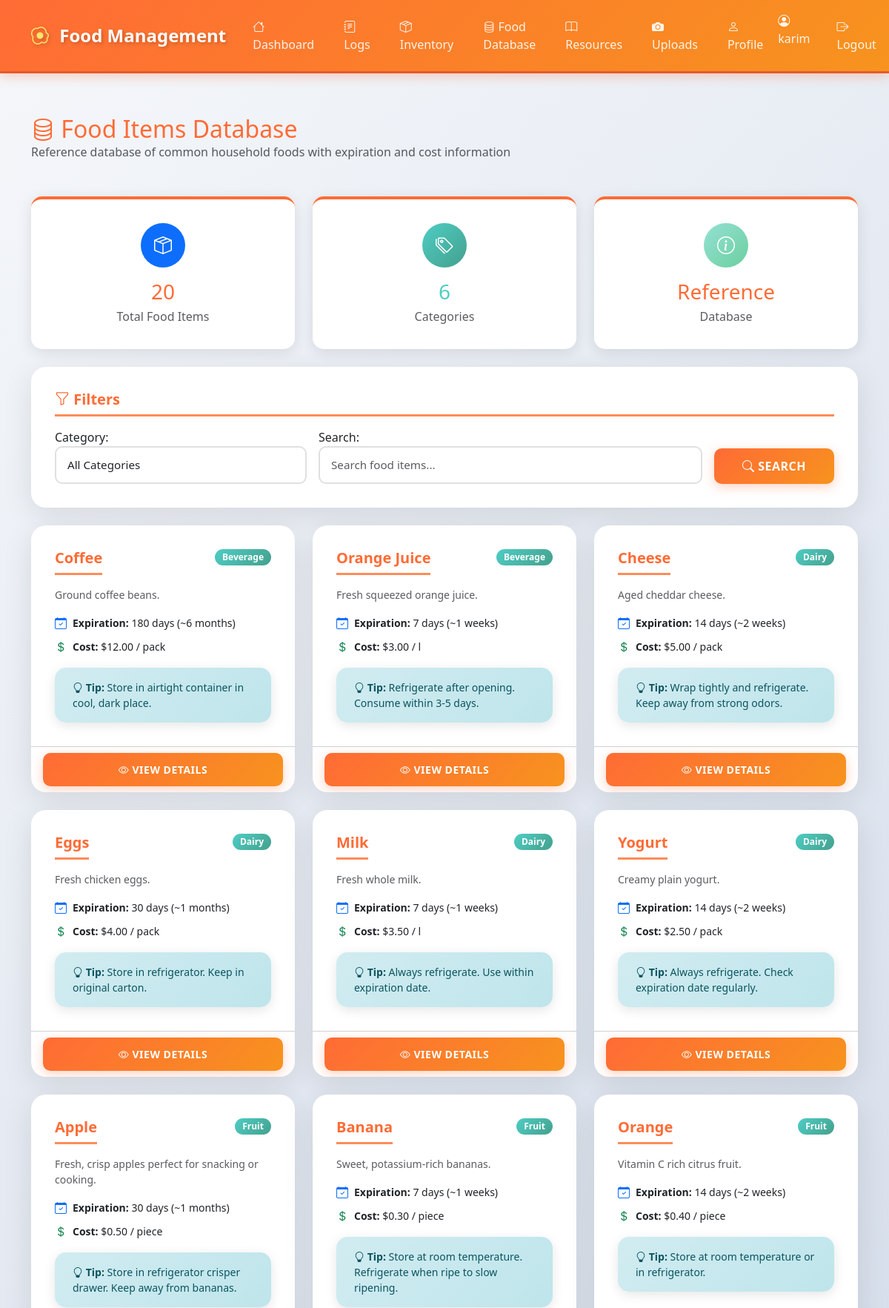
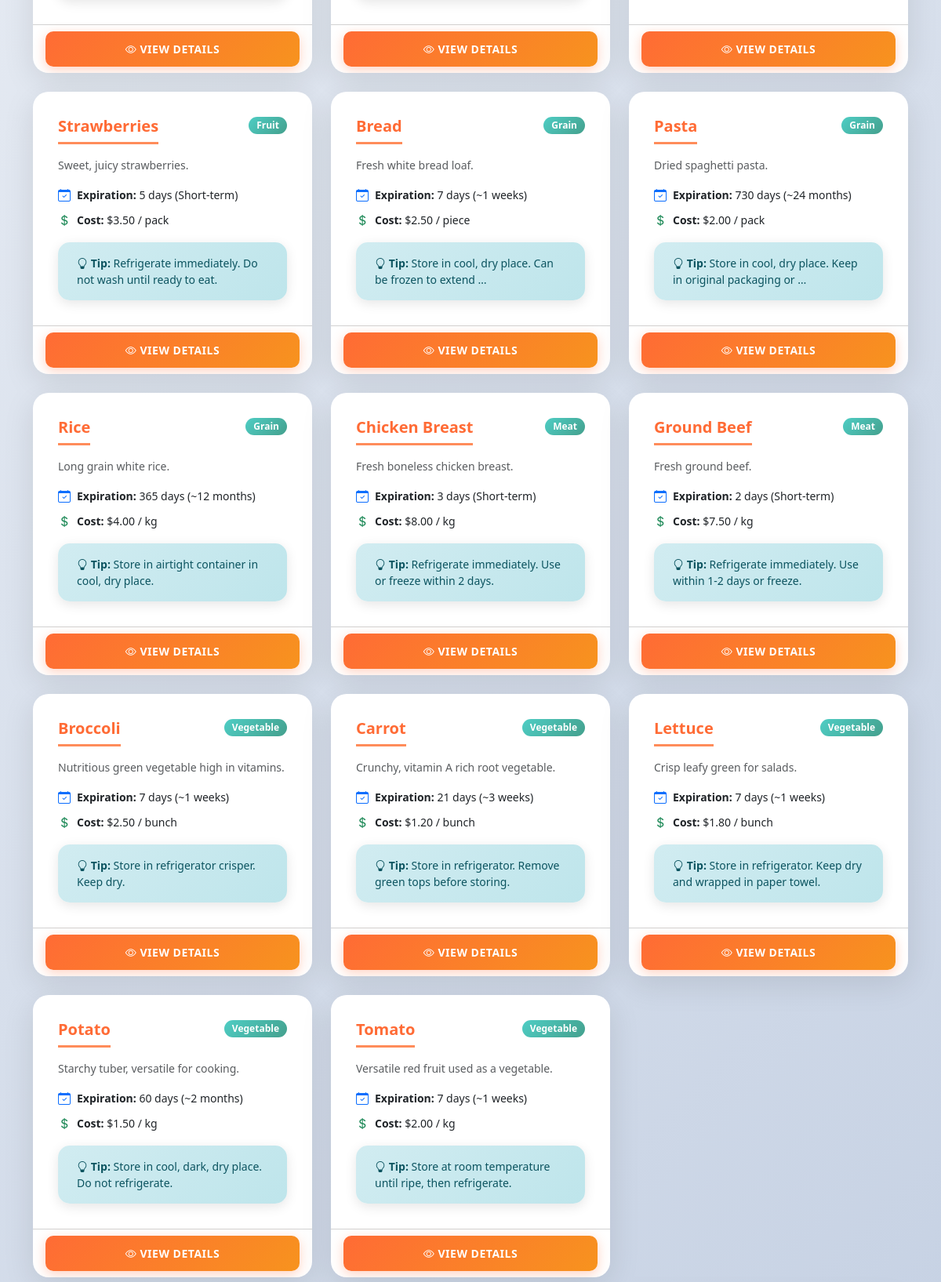
Page /inventory/food-items/ (signed in, upper part) on the committed database (2 pictures, top to bottom).
### inventory/models.py (models this page shows, shortened)
class FoodItem(models.Model):
    CATEGORY_CHOICES = [
        ('vegetable', 'Vegetable'),
        ('fruit', 'Fruit'),
        ('dairy', 'Dairy'),
        ('meat', 'Meat'),
        ('grain', 'Grain'),
        ('beverage', 'Beverage'),
        ('snack', 'Snack'),
        ('frozen', 'Frozen'),
        ('canned', 'Canned'),
        ('spice', 'Spice'),
        ('other', 'Other'),
    ]
    UNIT_CHOICES = [
        ('kg', 'Kilogram (kg)'),
        ('g', 'Gram (g)'),
        ('lb', 'Pound (lb)'),
        ('oz', 'Ounce (oz)'),
        ('l', 'Liter (l)'),
        ('ml', 'Milliliter (ml)'),
        ('cup', 'Cup'),
        ('piece', 'Piece'),
        ('pack', 'Pack'),
        ('bunch', 'Bunch'),
    ]
    name = models.CharField(max_length=255, unique=True, help_text="Name of the food item")
    category = models.CharField(max_length=50, choices=CATEGORY_CHOICES, help_text="Food category")
    typical_expiration_days = models.PositiveIntegerField(
        help_text="Typical expiration period in days",
        null=True,
        blank=True
    )
    sample_cost_per_unit = models.DecimalField(
        max_digits=10,
        decimal_places=2,
        validators=[MinValueValidator(0)],
        help_text="Sample cost per unit (for reference)",
        null=True,
        blank=True
    )
    unit = models.CharField(max_length=20, choices=UNIT_CHOICES, default='piece', help_text="Unit of measurement")
    description = models.TextField(blank=True, null=True, help_text="Description of the food item")
    storage_tips = models.TextField(blank=True, null=True, help_text="Tips for storing this item")
    created_at = models.DateTimeField(auto_now_add=True)
    updated_at = models.DateTimeField(auto_now=True)
    class Meta:
        verbose_name = "Food Item"
        verbose_name_plural = "Food Items"
        ordering = ['category', 'name']
        indexes = [
            models.Index(fields=['category']),
            models.Index(fields=['name']),
        ]
    def get_expiration_info(self):
        if self.typical_expiration_days:
            if self.typical_expiration_days < 7:
                return f"{self.typical_expiration_days} days (Short-term)"
            elif self.typical_expiration_days < 30:
                return f"{self.typical_expiration_days} days (~{self.typical_expiration_days // 7} weeks)"
            else:
                return f"{self.typical_expiration_days} days (~{self.typical_expiration_days // 30} months)"
        return "Not specified"

### inventory/views.py (the view)
# urls.py: path('food-items/', views.food_items_list, name='food_items_list'),
@login_required
def food_items_list(request):
    food_items = FoodItem.objects.all()
    filter_form = FoodItemFilterForm(request.GET)
    if filter_form.is_valid():
        category = filter_form.cleaned_data.get('category')
        search = filter_form.cleaned_data.get('search')
        if category:
            food_items = food_items.filter(category=category)
        if search:
            food_items = food_items.filter(
                Q(name__icontains=search) |
                Q(description__icontains=search)
            )
    total_items = food_items.count()
    category_stats = food_items.values('category').annotate(
        count=Count('id')
    ).order_by('-count')
    items_by_category = {}
    for item in food_items:
        category_name = item.get_category_display()
        if category_name not in items_by_category:
            items_by_category[category_name] = []
        items_by_category[category_name].append(item)
    context = {
        'food_items': food_items,
        'filter_form': filter_form,
        'total_items': total_items,
        'category_stats': category_stats,
        'items_by_category': items_by_category,
    }
    return render(request, 'inventory/food_items_list.html', context)

### inventory/forms.py
class FoodItemFilterForm(forms.Form):
    category = forms.ChoiceField(
        choices=[('', 'All Categories')] + FoodItem.CATEGORY_CHOICES,
        required=False,
        widget=forms.Select(attrs={
            'class': 'form-control',
            'onchange': 'this.form.submit()'
        })
    )
    search = forms.CharField(
        required=False,
        widget=forms.TextInput(attrs={
            'class': 'form-control',
            'placeholder': 'Search food items...'
        })
    )

### templates/inventory/food_items_list.html (shortened to what this page needs)
{% extends 'base.html' %}
{% block content %}
<div class="row mb-4">
    <div class="col-12">
        <div class="d-flex justify-content-between align-items-center mb-4">
            <div>
                <h2 class="text-primary-custom mb-0">
                    <i class="bi bi-database"></i> Food Items Database
                </h2>
                <p class="text-muted mb-0">Reference database of common household foods with expiration and cost information</p>
            </div>
        </div>
    </div>
</div>
<div class="row g-4 mb-4">
    <div class="col-md-4">
        <div class="dashboard-card text-center">
            <div class="rounded-circle bg-primary text-white d-flex align-items-center justify-content-center mx-auto mb-3" style="width: 60px; height: 60px; font-size: 1.5rem;">
                <i class="bi bi-box-seam"></i>
            </div>
            <h3 class="mb-1" style="color: var(--primary-color);">{{ total_items }}</h3>
            <p class="text-muted mb-0">Total Food Items</p>
        </div>
    </div>
    <div class="col-md-4">
        <div class="dashboard-card text-center">
            <div class="rounded-circle text-white d-flex align-items-center justify-content-center mx-auto mb-3" style="width: 60px; height: 60px; font-size: 1.5rem; background: var(--gradient-secondary);">
                <i class="bi bi-tags"></i>
            </div>
            <h3 class="mb-1" style="color: var(--secondary-color);">{{ category_stats|length }}</h3>
            <p class="text-muted mb-0">Categories</p>
        </div>
    </div>
    <div class="col-md-4">
        <div class="dashboard-card text-center">
            <div class="rounded-circle text-white d-flex align-items-center justify-content-center mx-auto mb-3" style="width: 60px; height: 60px; font-size: 1.5rem; background: var(--gradient-success);">
                <i class="bi bi-info-circle"></i>
            </div>
            <h3 class="mb-1" style="color: var(--primary-color);">Reference</h3>
            <p class="text-muted mb-0">Database</p>
        </div>
    </div>
</div>
<div class="card mb-4">
    <div class="card-body">
        <h5 class="card-title mb-3">
            <i class="bi bi-funnel"></i> Filters
        </h5>
        <form method="get" class="row g-3">
            <div class="col-md-4">
                {{ filter_form.category.label_tag }}
                {{ filter_form.category }}
            </div>
            <div class="col-md-6">
                {{ filter_form.search.label_tag }}
                {{ filter_form.search }}
            </div>
            <div class="col-md-2 d-flex align-items-end">
                <button type="submit" class="btn btn-primary w-100">
                    <i class="bi bi-search"></i> Search
                </button>
            </div>
        </form>
    </div>
</div>
{% if food_items %}
<div class="row g-4">
    {% for item in food_items %}
    <div class="col-md-6 col-lg-4">
        <div class="card h-100">
            <div class="card-body">
                <div class="d-flex justify-content-between align-items-start mb-3">
                    <h5 class="card-title mb-0">{{ item.name }}</h5>
                    <span class="badge" style="background: var(--gradient-secondary);">
                        {{ item.get_category_display }}
                    </span>
                </div>
                {% if item.description %}
                <p class="card-text text-muted small">{{ item.description|truncatewords:15 }}</p>
                {% endif %}
                <div class="mb-3">
                    {% if item.typical_expiration_days %}
                    <div class="d-flex align-items-center mb-2">
                        <i class="bi bi-calendar-check text-primary me-2"></i>
                        <span class="small">
                            <strong>Expiration:</strong> {{ item.get_expiration_info }}
                        </span>
                    </div>
                    {% endif %}
                    {% if item.sample_cost_per_unit %}
                    <div class="d-flex align-items-center mb-2">
                        <i class="bi bi-currency-dollar text-success me-2"></i>
                        <span class="small">
                            <strong>Cost:</strong> ${{ item.sample_cost_per_unit }} / {{ item.unit }}
                        </span>
                    </div>
                    {% endif %}
                </div>
                {% if item.storage_tips %}
                <div class="alert alert-info small mb-0">
                    <i class="bi bi-lightbulb"></i> <strong>Tip:</strong> {{ item.storage_tips|truncatewords:10 }}
                </div>
                {% endif %}
            </div>
            <div class="card-footer bg-transparent">
                <a href="{% url 'inventory:food_item_detail' item.pk %}" class="btn btn-sm btn-primary w-100">
                    <i class="bi bi-eye"></i> View Details
                </a>
            </div>
        </div>
    </div>
    {% endfor %}
</div>
{% endif %}
{% endblock %}

### templates/base.html (shortened to what this page needs)
<!DOCTYPE html>
<html lang="en">
<head>
    {% load static %}
    <link href="https://cdn.jsdelivr.net/npm/bootstrap@5.3.0/dist/css/bootstrap.min.css" rel="stylesheet">
    <link rel="stylesheet" href="https://cdn.jsdelivr.net/npm/bootstrap-icons@1.11.0/font/bootstrap-icons.css">
    <link rel="stylesheet" href="{% static 'css/style.css' %}">
</head>
<body>
    {% if user.is_authenticated %}
    <nav class="navbar navbar-expand-lg navbar-dark">
        <div class="container">
            <a class="navbar-brand" href="{% url 'dashboard_placeholder' %}">
                <i class="bi bi-egg-fried"></i> Food Management
            </a>
            <div class="collapse navbar-collapse" id="navbarNav">
                <ul class="navbar-nav me-auto">
                    <li class="nav-item">
                        <a class="nav-link" href="{% url 'dashboard_placeholder' %}">
                            <i class="bi bi-house"></i> Dashboard
                        </a>
                    </li>
                    <li class="nav-item">
                        <a class="nav-link" href="{% url 'logs:list' %}">
                            <i class="bi bi-journal-text"></i> Logs
                        </a>
                    </li>
                    <li class="nav-item">
                        <a class="nav-link" href="{% url 'inventory:list' %}">
                            <i class="bi bi-box-seam"></i> Inventory
                        </a>
                    </li>
                    <li class="nav-item">
                        <a class="nav-link" href="{% url 'inventory:food_items_list' %}">
                            <i class="bi bi-database"></i> Food Database
                        </a>
                    </li>
                    <li class="nav-item">
                        <a class="nav-link" href="{% url 'resources:list' %}">
                            <i class="bi bi-book"></i> Resources
                        </a>
                    </li>
                    <li class="nav-item">
                        <a class="nav-link" href="{% url 'uploads:list' %}">
                            <i class="bi bi-camera-fill"></i> Uploads
                        </a>
                    </li>
                    <li class="nav-item">
                        <a class="nav-link" href="{% url 'accounts:profile' %}">
                            <i class="bi bi-person"></i> Profile
                        </a>
                    </li>
                </ul>
                <ul class="navbar-nav">
                    <li class="nav-item">
                        <span class="navbar-text me-3">
                            <i class="bi bi-person-circle"></i> {{ user.username }}
                        </span>
                    </li>
                    <li class="nav-item">
                        <a class="nav-link" href="{% url 'accounts:logout' %}">
                            <i class="bi bi-box-arrow-right"></i> Logout
                        </a>
                    </li>
                </ul>
            </div>
        </div>
    </nav>
    {% endif %}
    <main class="container my-4">
        {% block content %}{% endblock %}
    </main>
</body>
</html>

### static/css/style.css (style rules this page uses)
:root { --primary-color: #ff6b35; --primary-dark: #e55a2b; --primary-light: #ff8c5a; --secondary-color: #4ecdc4; --accent-color: #ffe66d; --success-color: #95e1d3; --dark-color: #2c3e50; --light-bg: #f8f9fa; --gradient-primary: linear-gradient(135deg, #ff6b35 0%, #f7931e 100%); --gradient-secondary: linear-gradient(135deg, #4ecdc4 0%, #44a08d 100%); --gradient-success: linear-gradient(135deg, #95e1d3 0%, #6bcf9f 100%); }
* { margin: 0; padding: 0; box-sizing: border-box; }
body { min-height: 100vh; display: flex; flex-direction: column; font-family: 'Segoe UI', Tahoma, Geneva, Verdana, sans-serif; background: linear-gradient(135deg, #f5f7fa 0%, #c3cfe2 100%); background-attachment: fixed; }
.navbar { background: var(--gradient-primary) !important; box-shadow: 0 4px 15px rgba(255, 107, 53, 0.3); padding: 1rem 0; border-bottom: 3px solid var(--primary-dark); }
.navbar-brand { font-weight: 700; font-size: 1.5rem; color: white !important; text-shadow: 2px 2px 4px rgba(0, 0, 0, 0.2); transition: transform 0.3s ease; }
.navbar-brand i { color: var(--accent-color); margin-right: 8px; }
.nav-link { color: rgba(255, 255, 255, 0.9) !important; font-weight: 500; margin: 0 5px; padding: 8px 15px !important; border-radius: 8px; transition: all 0.3s ease; }
.navbar-text { color: rgba(255, 255, 255, 0.9) !important; font-weight: 500; }
main { flex: 1; padding: 2rem 0; }
.card { border: none; border-radius: 20px; box-shadow: 0 10px 40px rgba(0, 0, 0, 0.1); overflow: hidden; transition: transform 0.3s ease, box-shadow 0.3s ease; background: white; }
.card-body { padding: 2rem; }
.form-control { border: 2px solid #e0e0e0; border-radius: 10px; padding: 12px 15px; transition: all 0.3s ease; font-size: 0.95rem; }
.btn-primary { background: var(--gradient-primary); border: none; border-radius: 10px; padding: 12px 30px; font-weight: 600; text-transform: uppercase; letter-spacing: 0.5px; transition: all 0.3s ease; box-shadow: 0 4px 15px rgba(255, 107, 53, 0.3); }
.alert { border-radius: 15px; border: none; padding: 1rem 1.5rem; box-shadow: 0 4px 15px rgba(0, 0, 0, 0.1); font-weight: 500; }
.alert-info { background: linear-gradient(135deg, #d1ecf1 0%, #bee5eb 100%); color: #0c5460; }
.badge { padding: 5px 10px; border-radius: 20px; font-weight: 600; font-size: 0.75rem; }
a { color: var(--primary-color); text-decoration: none; font-weight: 500; transition: color 0.3s ease; }
.card-body h5 { color: var(--primary-color); font-weight: 700; margin-bottom: 1.5rem; padding-bottom: 0.5rem; border-bottom: 3px solid var(--primary-light); }
.dashboard-card { background: white; border-radius: 15px; padding: 2rem; box-shadow: 0 5px 20px rgba(0, 0, 0, 0.1); transition: all 0.3s ease; border-top: 4px solid var(--primary-color); }
.card { animation: fadeIn 0.5s ease-out; }
.text-primary-custom { color: var(--primary-color) !important; }

### rows in the picture
FoodItem: name "Coffee", category "Beverage", description "Ground coffee beans.", get_expiration_info "180 days (~6 months)", sample_cost_per_unit "12.00", unit "pack", storage_tips "Store in airtight container in cool, dark place."
FoodItem: name "Orange Juice", category "Beverage", description "Fresh squeezed orange juice.", get_expiration_info "7 days (~1 weeks)", sample_cost_per_unit "3.00", unit "l", storage_tips "Refrigerate after opening. Consume within 3-5 days."
FoodItem: name "Cheese", category "Dairy", description "Aged cheddar cheese.", get_expiration_info "14 days (~2 weeks)", sample_cost_per_unit "5.00", unit "pack", storage_tips "Wrap tightly and refrigerate. Keep away from strong odors."
FoodItem: name "Eggs", category "Dairy", description "Fresh chicken eggs.", get_expiration_info "30 days (~1 months)", sample_cost_per_unit "4.00", unit "pack", storage_tips "Store in refrigerator. Keep in original carton."
FoodItem: name "Milk", category "Dairy", description "Fresh whole milk.", get_expiration_info "7 days (~1 weeks)", sample_cost_per_unit "3.50", unit "l", storage_tips "Always refrigerate. Use within expiration date."
FoodItem: name "Yogurt", category "Dairy", description "Creamy plain yogurt.", get_expiration_info "14 days (~2 weeks)", sample_cost_per_unit "2.50", unit "pack", storage_tips "Always refrigerate. Check expiration date regularly."
FoodItem: name "Apple", category "Fruit", description "Fresh, crisp apples perfect for snacking or cooking.", get_expiration_info "30 days (~1 months)", sample_cost_per_unit "0.50", unit "piece", storage_tips "Store in refrigerator crisper drawer. Keep away from bananas."
FoodItem: name "Banana", category "Fruit", description "Sweet, potassium-rich bananas.", get_expiration_info "7 days (~1 weeks)", sample_cost_per_unit "0.30", unit "piece", storage_tips "Store at room temperature. Refrigerate when ripe to slow ripening."
FoodItem: name "Orange", category "Fruit", description "Vitamin C rich citrus fruit.", get_expiration_info "14 days (~2 weeks)", sample_cost_per_unit "0.40", unit "piece", storage_tips "Store at room temperature or in refrigerator."
FoodItem: name "Strawberries", category "Fruit", description "Sweet, juicy strawberries.", get_expiration_info "5 days (Short-term)", sample_cost_per_unit "3.50", unit "pack", storage_tips "Refrigerate immediately. Do not wash until ready to eat."
FoodItem: name "Bread", category "Grain", description "Fresh white bread loaf.", get_expiration_info "7 days (~1 weeks)", sample_cost_per_unit "2.50", unit "piece", storage_tips "Store in cool, dry place. Can be frozen to extend …"
FoodItem: name "Pasta", category "Grain", description "Dried spaghetti pasta.", get_expiration_info "730 days (~24 months)", sample_cost_per_unit "2.00", unit "pack", storage_tips "Store in cool, dry place. Keep in original packaging or …"
FoodItem: name "Rice", category "Grain", description "Long grain white rice.", get_expiration_info "365 days (~12 months)", sample_cost_per_unit "4.00", unit "kg", storage_tips "Store in airtight container in cool, dry place."
FoodItem: name "Chicken Breast", category "Meat", description "Fresh boneless chicken breast.", get_expiration_info "3 days (Short-term)", sample_cost_per_unit "8.00", unit "kg", storage_tips "Refrigerate immediately. Use or freeze within 2 days."
FoodItem: name "Ground Beef", category "Meat", description "Fresh ground beef.", get_expiration_info "2 days (Short-term)", sample_cost_per_unit "7.50", unit "kg", storage_tips "Refrigerate immediately. Use within 1-2 days or freeze."
FoodItem: name "Broccoli", category "Vegetable", description "Nutritious green vegetable high in vitamins.", get_expiration_info "7 days (~1 weeks)", sample_cost_per_unit "2.50", unit "bunch", storage_tips "Store in refrigerator crisper. Keep dry."
FoodItem: name "Carrot", category "Vegetable", description "Crunchy, vitamin A rich root vegetable.", get_expiration_info "21 days (~3 weeks)", sample_cost_per_unit "1.20", unit "bunch", storage_tips "Store in refrigerator. Remove green tops before storing."
FoodItem: name "Lettuce", category "Vegetable", description "Crisp leafy green for salads.", get_expiration_info "7 days (~1 weeks)", sample_cost_per_unit "1.80", unit "bunch", storage_tips "Store in refrigerator. Keep dry and wrapped in paper towel."
FoodItem: name "Potato", category "Vegetable", description "Starchy tuber, versatile for cooking.", get_expiration_info "60 days (~2 months)", sample_cost_per_unit "1.50", unit "kg", storage_tips "Store in cool, dark, dry place. Do not refrigerate."
FoodItem: name "Tomato", category "Vegetable", description "Versatile red fruit used as a vegetable.", get_expiration_info "7 days (~1 weeks)", sample_cost_per_unit "2.00", unit "kg", storage_tips "Store at room temperature until ripe, then refrigerate."

### other values in the picture
{{ user.username }} "karim"
{{ total_items }} "20"
{{ category_stats|length }} "6"
{{ filter_form.category.label_tag }} "Category:"
{{ filter_form.search.label_tag }} "Search:"
